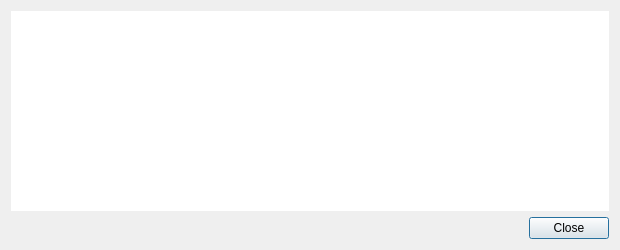
<?xml version="1.0" encoding="UTF-8"?>
<ui version="4.0">
 <class>TransactionDescDialog</class>
 <widget class="QDialog" name="TransactionDescDialog">
  <property name="geometry">
   <rect>
    <x>0</x>
    <y>0</y>
    <width>620</width>
    <height>250</height>
   </rect>
  </property>
  <property name="windowTitle">
   <string>Transaction details</string>
  </property>
  <layout class="QVBoxLayout" name="verticalLayout">
   <item>
    <widget class="QTextEdit" name="detailText">
     <property name="toolTip">
      <string>This pane shows a detailed description of the transaction</string>
     </property>
     <property name="frameShape">
      <enum>QFrame::NoFrame</enum>
     </property>
     <property name="frameShadow">
      <enum>QFrame::Plain</enum>
     </property>
     <property name="lineWidth">
      <number>1</number>
     </property>
     <property name="readOnly">
      <bool>true</bool>
     </property>
    </widget>
   </item>
   <item>
    <widget class="QDialogButtonBox" name="buttonBox">
     <property name="orientation">
      <enum>Qt::Horizontal</enum>
     </property>
     <property name="standardButtons">
      <set>QDialogButtonBox::Close</set>
     </property>
    </widget>
   </item>
  </layout>
 </widget>
 <resources/>
 <connections>
  <connection>
   <sender>buttonBox</sender>
   <signal>accepted()</signal>
   <receiver>TransactionDescDialog</receiver>
   <slot>accept()</slot>
   <hints>
    <hint type="sourcelabel">
     <x>248</x>
     <y>254</y>
    </hint>
    <hint type="destinationlabel">
     <x>157</x>
     <y>274</y>
    </hint>
   </hints>
  </connection>
  <connection>
   <sender>buttonBox</sender>
   <signal>rejected()</signal>
   <receiver>TransactionDescDialog</receiver>
   <slot>reject()</slot>
   <hints>
    <hint type="sourcelabel">
     <x>316</x>
     <y>260</y>
    </hint>
    <hint type="destinationlabel">
     <x>286</x>
     <y>274</y>
    </hint>
   </hints>
  </connection>
 </connections>
</ui>
